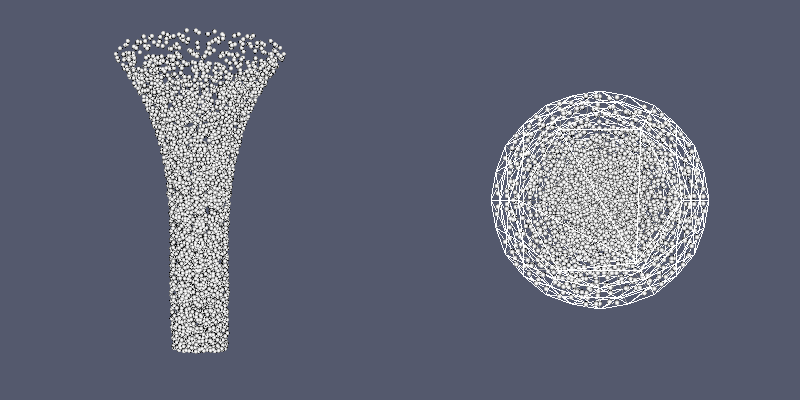

This figure's Python source:
#!/usr/bin/env python

# Demonstrate vtkQuadraturePointsGenerator and vtkQuadraturePointInterpolator
# by reading a quadratic unstructured grid, generating quadrature scheme
# dictionaries, interpolating fields, warping, clipping, thresholding,
# and rendering quadrature points as glyphs alongside the warped surface.

import math
import os

# Factory overrides
import vtkmodules.vtkInteractionStyle  # noqa: F401
import vtkmodules.vtkRenderingOpenGL2  # noqa: F401

from vtkmodules.vtkCommonCore import vtkDoubleArray
from vtkmodules.vtkCommonDataModel import vtkDataObject
from vtkmodules.vtkFiltersCore import vtkGlyph3D
from vtkmodules.vtkFiltersExtraction import vtkExtractGeometry
from vtkmodules.vtkFiltersGeneral import (
    vtkQuadraturePointInterpolator,
    vtkQuadraturePointsGenerator,
    vtkQuadratureSchemeDictionaryGenerator,
    vtkWarpVector,
)
from vtkmodules.vtkFiltersGeometry import vtkDataSetSurfaceFilter
from vtkmodules.vtkFiltersSources import vtkSphereSource
from vtkmodules.vtkIOLegacy import vtkUnstructuredGridReader
from vtkmodules.vtkRenderingCore import (
    vtkActor,
    vtkPolyDataMapper,
    vtkRenderWindow,
    vtkRenderWindowInteractor,
    vtkRenderer,
)

# Data directory
data_dir = os.environ.get("VPE_DATA_DIR", os.path.dirname(os.path.abspath(__file__)))

# Read quadratic unstructured grid
reader = vtkUnstructuredGridReader()
reader.SetFileName(os.path.join(data_dir, "Quadratic", "CylinderQuadratic.vtk"))
reader.Update()

input_data = reader.GetOutput()

# Generate warp vector from point coordinates
n_pts = input_data.GetNumberOfPoints()
pts_data = input_data.GetPoints().GetData()
bounds = [0.0] * 6
input_data.GetPoints().GetBounds(bounds)
zmax = bounds[5]
zmin = bounds[4]
zmid = (zmax + zmin) / 4.0

warp_arr = vtkDoubleArray()
warp_arr.SetName("warp")
warp_arr.SetNumberOfComponents(3)
warp_arr.SetNumberOfTuples(n_pts)

thresh_arr = vtkDoubleArray()
thresh_arr.SetName("threshold")
thresh_arr.SetNumberOfComponents(1)
thresh_arr.SetNumberOfTuples(n_pts)

for i in range(n_pts):
    pt = pts_data.GetTuple3(i)
    zs = (pt[2] - zmid) / (zmax - zmid) if (zmax - zmid) != 0 else 0
    fzs = zs * zs * zs
    mod_r = math.sqrt(pt[0] * pt[0] + pt[1] * pt[1])
    if mod_r > 0:
        rx = (pt[0] / mod_r) * fzs
        ry = (pt[1] / mod_r) * fzs
    else:
        rx = 0
        ry = 0
    warp_arr.SetTuple3(i, rx, ry, 0.0)
    thresh_arr.SetTuple1(i, ry)

input_data.GetPointData().AddArray(warp_arr)
input_data.GetPointData().AddArray(thresh_arr)
input_data.GetPointData().SetActiveVectors("warp")
input_data.GetPointData().SetActiveScalars("threshold")

# Generate quadrature scheme dictionary
dict_gen = vtkQuadratureSchemeDictionaryGenerator()
dict_gen.SetInputData(input_data)

# Interpolate fields to quadrature points
interp = vtkQuadraturePointInterpolator()
interp.SetInputArrayToProcess(
    0, 0, 0, vtkDataObject.FIELD_ASSOCIATION_CELLS, "QuadratureOffset"
)
interp.SetInputConnection(dict_gen.GetOutputPort())

# Warp by vector
warper = vtkWarpVector()
warper.SetInputConnection(interp.GetOutputPort())
warper.SetScaleFactor(0.02)

# Generate quadrature points
point_gen = vtkQuadraturePointsGenerator()
point_gen.SetInputArrayToProcess(
    0, 0, 0, vtkDataObject.FIELD_ASSOCIATION_CELLS, "QuadratureOffset"
)
point_gen.SetInputConnection(warper.GetOutputPort())
point_gen.Update()

# Glyph the quadrature points
glyph_sphere = vtkSphereSource()
glyph_sphere.SetRadius(0.0008)

glyphs = vtkGlyph3D()
glyphs.SetInputConnection(point_gen.GetOutputPort())
glyphs.SetSourceConnection(glyph_sphere.GetOutputPort())
glyphs.ScalingOff()
glyphs.SetColorModeToColorByScalar()

glyph_mapper = vtkPolyDataMapper()
glyph_mapper.SetInputConnection(glyphs.GetOutputPort())
glyph_mapper.SetColorModeToMapScalars()
glyph_mapper.SetScalarModeToUsePointData()

glyph_actor = vtkActor()
glyph_actor.SetMapper(glyph_mapper)

# Extract warped surface for reference
surface = vtkDataSetSurfaceFilter()
surface.SetInputConnection(warper.GetOutputPort())

surface_mapper = vtkPolyDataMapper()
surface_mapper.SetInputConnection(surface.GetOutputPort())
surface_mapper.ScalarVisibilityOff()

surface_actor = vtkActor()
surface_actor.GetProperty().SetColor(1.0, 1.0, 1.0)
surface_actor.GetProperty().SetRepresentationToWireframe()
surface_actor.SetMapper(surface_mapper)

# Left viewport: glyphs only
renderer_0 = vtkRenderer()
renderer_0.SetViewport(0.0, 0.0, 0.5, 1.0)
renderer_0.AddActor(glyph_actor)
renderer_0.SetBackground(0.328125, 0.347656, 0.425781)

# Right viewport: glyphs + wireframe surface
renderer_1 = vtkRenderer()
renderer_1.SetViewport(0.5, 0.0, 1.0, 1.0)
renderer_1.AddActor(glyph_actor)
renderer_1.AddActor(surface_actor)
renderer_1.SetBackground(0.328125, 0.347656, 0.425781)

# Window
render_window = vtkRenderWindow()
render_window.AddRenderer(renderer_0)
render_window.AddRenderer(renderer_1)
render_window.SetSize(800, 400)
render_window.SetWindowName("quadrature points")

# Interactor
interactor = vtkRenderWindowInteractor()
interactor.SetRenderWindow(render_window)

# Scene
renderer_0.ResetCamera()
camera_0 = renderer_0.GetActiveCamera()
camera_0.Elevation(95.0)
camera_0.SetViewUp(0.0, 0.0, 1.0)
camera_0.Azimuth(180.0)

renderer_1.ResetCamera()

interactor.Initialize()
interactor.Start()
